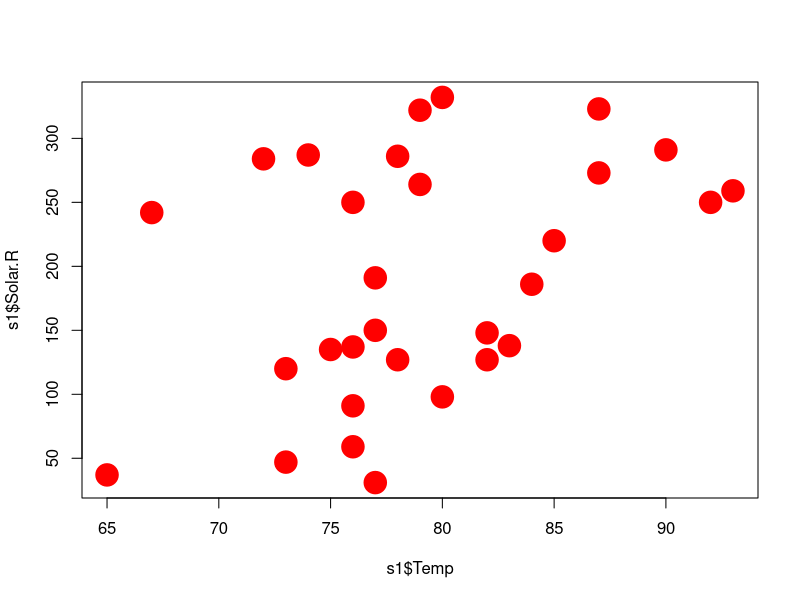

Here is the R script that generated this plot:
#Aman Kumar
#Assignment 3
#Ans 1---------------------------------------------
library(MASS)#load the mass

View(airquality)#view dataset airquality

mean(airquality$Temp)#to find the mean of temp in airquality dataset

median(airquality$Temp)#to find the median of temp in airquality dataset

quantile(airquality$Temp,probs = .75)#to find the 75th quartile of Temp in airquality dataset
#Ans 2---------------------------------------------
s1=airquality[airquality$Month==6,]#to find the subset of airquality dataset with month=6 ie june
#ans 3---------------------------------------------
plot(x = s1$Temp,y = s1$Solar.R,pch=19,col='red',cex=3)#plot month =6 subset with x = temp,y = s3$ solar r
#cex makes the bubbles bigger,pch=19 makes it filled up bubble,col makes it red
#ans 4--------------------------------------------
median(s1$Solar.R)#to find the median of solar r in s1 dataset